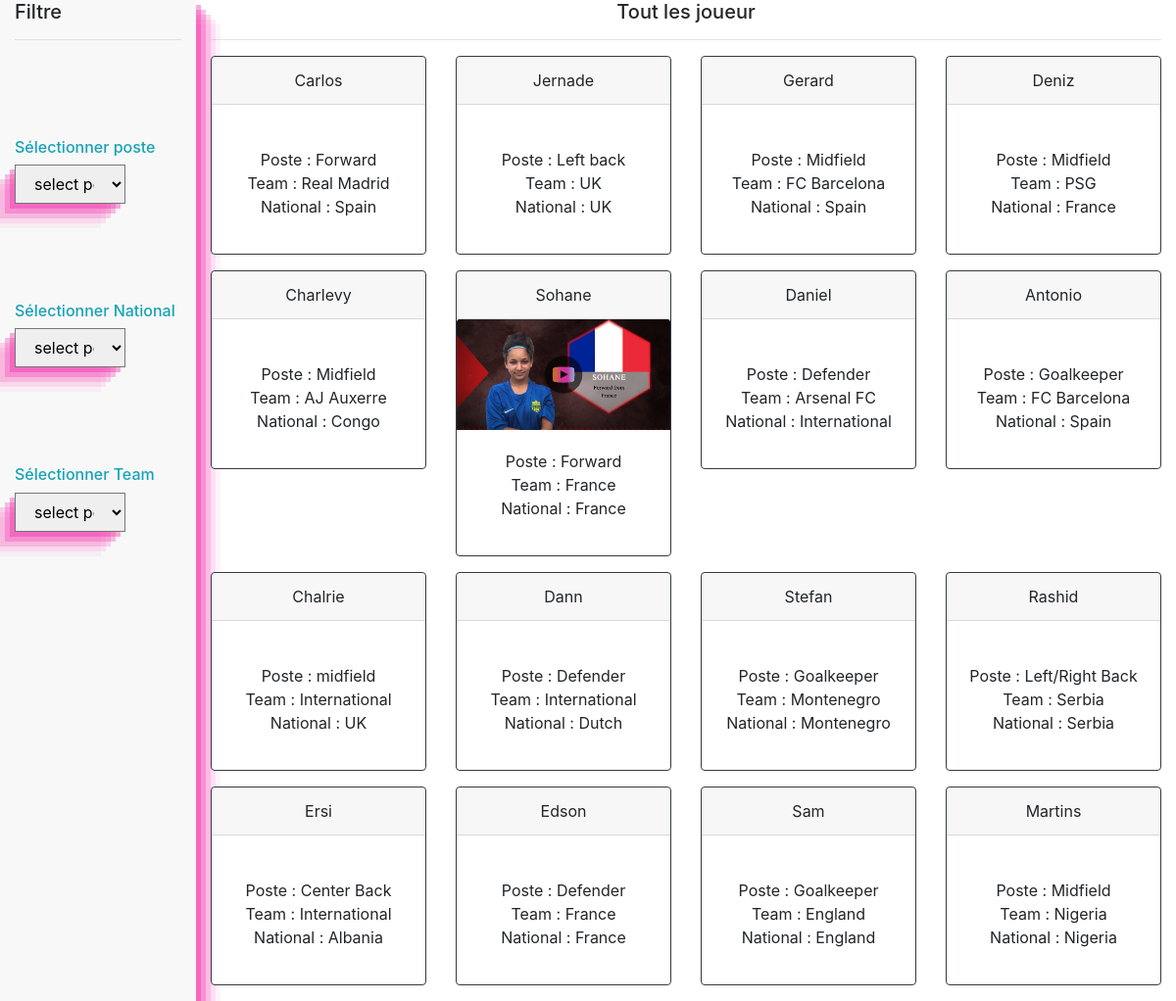
The page / on the database its author committed.
### tables this page shows
CREATE TABLE `players` (
  `id` int(11) NOT NULL,
  `name` varchar(255) NOT NULL,
  `post` varchar(255) NOT NULL,
  `team` varchar(255) NOT NULL,
  `national` varchar(255) NOT NULL,
  `players_img` varchar(255) NOT NULL,
  `video` varchar(255) NOT NULL
);

### index.php (the view, shortened to what this page needs)
<?php
    require 'config.php';
?>
<!DOCTYPE html>
<html lang="fr">
<head>
    <link href="styles.css" rel="stylesheet" type="text/css">
    <link rel="stylesheet" href="https://maxcdn.bootstrapcdn.com/bootstrap/4.5.2/css/bootstrap.min.css">
</head>
<body>
    <div class="container-fluid">
        <div class="row">
            <div id="filtre" class="col-lg-2">
                <h5>Filtre</h5>
                <hr>
                <h6 class="text-info">Sélectionner poste</h6>
                <select id="section1" class="form-select players_check col-lg-8">
                <option>select post</option>
                </select>
                <h6 class="text-info">Sélectionner National</h6>
                <select id="section2" class="form-select players_check col-lg-8">
                <option>select post</option>
                </select>
                <h6 class="text-info">Sélectionner Team</h6>
                <select id="section3" class="form-select players_check col-lg-8">
                <option>select post</option>
                </select>
            </div>
            <div class="col-lg-10">
                <h5 class="text-center" id="textChange">Tout les joueur</h5>
                <hr>
                <div class="row" id="result">
                  <?php
                    $sql="SELECT * FROM players";
                    $result=$conn->query($sql);
                    while($row=$result->fetch_assoc()){
                  ?>
                  <div class="col-md-3 mb-3">
                    <div class="card-deck">
                     <div class="card border-dark">
                         <div class="card-header"><?= $row['name']; ?></div>
                      <a href="<?= $row['video'];?>" target="_blank"><img src="<?= $row['players_img'];?>"
                       class="card-img-top"></a>
                        <div class="card-body">
                          <p>
                            <span class="text">Poste : <?= $row['post']; ?><br></span>
                            <span class="text">Team : <?= $row['team']; ?><br></span>
                            <span class="text">National : <?= $row['national']; ?></span>
                         </p>
                        </div>
                    </div>
                   </div>
                  </div>
                <?php } ?>
              </div>
            </div>
        </div>
    </div>
</body>
</html>

### styles.css (style rules this page uses)
.card-body { text-align: center; }
.card-header { text-align: center; }
.text-info { margin-top: 100px; }
select { width: 100%!important; box-shadow: rgba(240, 46, 170, 0.4) -5px 5px, rgba(240, 46, 170, 0.3) -10px 10px, rgba(240, 46, 170, 0.2) -15px 15px, rgba(240, 46, 170, 0.1) -20px 20px, rgba(240, 46, 170, 0.05) -25px 25px; }
#section1 { height: 40px; }
#section2 { height: 40px; }
#section3 { height: 40px; }
#filtre { background-color: #F8F8F8; box-shadow: rgba(240, 46, 170, 0.4) 5px 5px, rgba(240, 46, 170, 0.3) 10px 10px, rgba(240, 46, 170, 0.2) 15px 15px, rgba(240, 46, 170, 0.1) 20px 20px, rgba(240, 46, 170, 0.05) 25px 25px; }

### rows shown on the page
players: name "Carlos", post "Forward", team "Real Madrid", national "Spain"
players: name "Jernade", post "Left back", team "UK", national "UK"
players: name "Gerard", post "Midfield", team "FC Barcelona", national "Spain"
players: name "Deniz", post "Midfield", team "PSG", national "France"
players: name "Charlevy", post "Midfield", team "AJ Auxerre", national "Congo"
players: name "Sohane", players_img (picture), post "Forward", team "France", national "France"
players: name "Daniel", post "Defender", team "Arsenal FC", national "International"
players: name "Antonio", post "Goalkeeper", team "FC Barcelona", national "Spain"
players: name "Chalrie", post "midfield", team "International", national "UK"
players: name "Dann", post "Defender", team "International", national "Dutch"
players: name "Stefan", post "Goalkeeper", team "Montenegro", national "Montenegro"
players: name "Rashid", post "Left/Right Back", team "Serbia", national "Serbia"
players: name "Ersi", post "Center Back", team "International", national "Albania"
players: name "Edson", post "Defender", team "France", national "France"
players: name "Sam", post "Goalkeeper", team "England", national "England"
players: name "Martins", post "Midfield", team "Nigeria", national "Nigeria"
